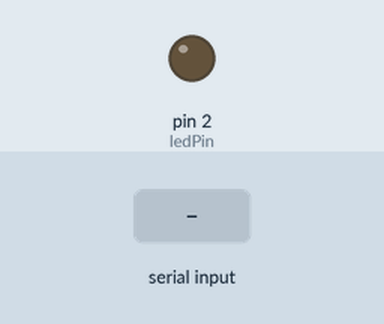
Bench run of a sketch on a simulated Arduino Uno, built with avr-gcc and run on an emulated ATmega328P. Parts: output pins drawn as LEDs (lit = HIGH). The test bench sets the inputs (shaded band).

Above: at 1.2 s.
1.3 s: "1" received over Serial
At 2.1 s:
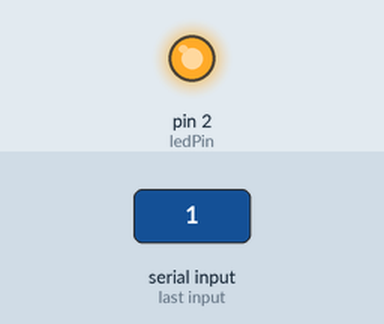
2.8 s: "0" received over Serial
At 3.3 s:
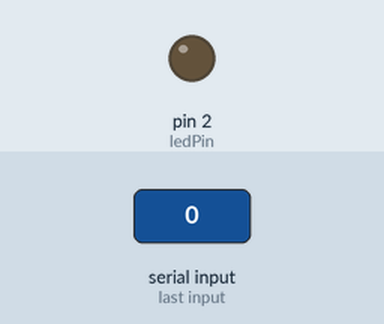
Timing chart, 0 to 5.8 s (numbered marks = the images above; inputs shaded):
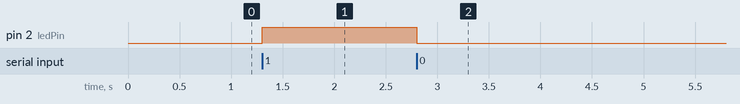

Measured:
- after the input at 1.3 s, pin 2 (ledPin): LOW → HIGH at once
- after the input at 2.8 s, pin 2 (ledPin): HIGH → LOW at once

The sketch:

Task2_Serial_Controlled_Blink.ino
```cpp
// Task 2: Serial-Controlled LED
int ledPin = 2;

void setup() {
  Serial.begin(9600);
  pinMode(ledPin, OUTPUT);
}

void loop() {
  if (Serial.available() > 0) {
    char val = Serial.read();

    if (val == '1') {
      digitalWrite(ledPin, HIGH);
    }
    if (val == '0') {
      digitalWrite(ledPin, LOW);
    }
  }
}
```
